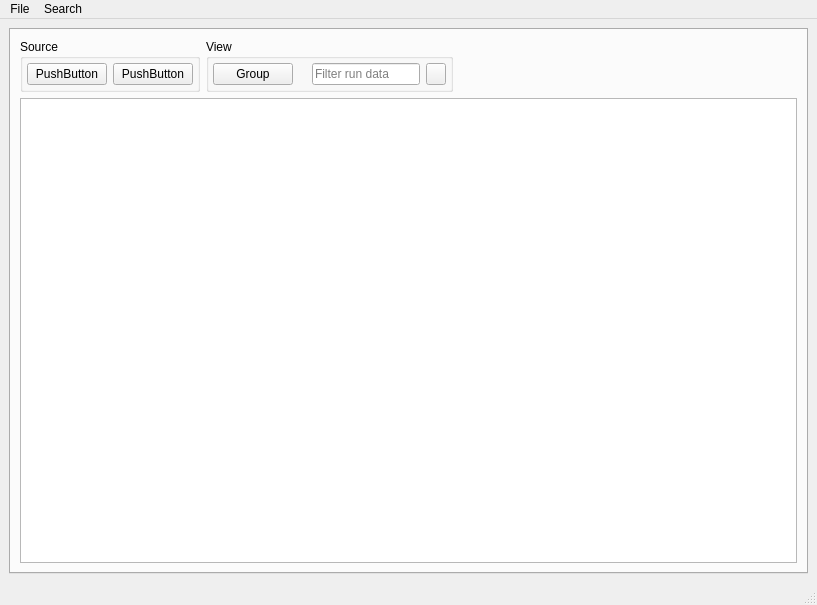
<?xml version="1.0" encoding="UTF-8"?>
<ui version="4.0">
 <class>MainWindow</class>
 <widget class="QMainWindow" name="MainWindow">
  <property name="geometry">
   <rect>
    <x>0</x>
    <y>0</y>
    <width>817</width>
    <height>605</height>
   </rect>
  </property>
  <property name="windowTitle">
   <string>JournalViewer2</string>
  </property>
  <widget class="QWidget" name="centralwidget">
   <property name="enabled">
    <bool>true</bool>
   </property>
   <layout class="QVBoxLayout" name="verticalLayout_3">
    <item>
     <widget class="QTabWidget" name="tabWidget">
      <property name="currentIndex">
       <number>0</number>
      </property>
      <property name="tabsClosable">
       <bool>true</bool>
      </property>
      <property name="movable">
       <bool>true</bool>
      </property>
      <property name="tabBarAutoHide">
       <bool>true</bool>
      </property>
      <widget class="QWidget" name="dataTab">
       <property name="sizePolicy">
        <sizepolicy hsizetype="Expanding" vsizetype="Expanding">
         <horstretch>0</horstretch>
         <verstretch>0</verstretch>
        </sizepolicy>
       </property>
       <attribute name="title">
        <string>Data</string>
       </attribute>
       <layout class="QHBoxLayout" name="horizontalLayout_4">
        <item>
         <layout class="QVBoxLayout" name="verticalLayout_2">
          <item>
           <layout class="QHBoxLayout" name="horizontalLayout">
            <item>
             <widget class="QGroupBox" name="groupBox">
              <property name="title">
               <string>Source</string>
              </property>
              <layout class="QHBoxLayout" name="horizontalLayout_5">
               <property name="leftMargin">
                <number>4</number>
               </property>
               <property name="topMargin">
                <number>4</number>
               </property>
               <property name="rightMargin">
                <number>4</number>
               </property>
               <property name="bottomMargin">
                <number>4</number>
               </property>
               <item>
                <widget class="QPushButton" name="instrumentButton">
                 <property name="contextMenuPolicy">
                  <enum>Qt::CustomContextMenu</enum>
                 </property>
                 <property name="text">
                  <string>PushButton</string>
                 </property>
                </widget>
               </item>
               <item>
                <widget class="QPushButton" name="cycleButton">
                 <property name="contextMenuPolicy">
                  <enum>Qt::CustomContextMenu</enum>
                 </property>
                 <property name="text">
                  <string>PushButton</string>
                 </property>
                </widget>
               </item>
              </layout>
             </widget>
            </item>
            <item>
             <widget class="QGroupBox" name="groupBox_2">
              <property name="title">
               <string>View</string>
              </property>
              <layout class="QHBoxLayout" name="horizontalLayout_7">
               <property name="leftMargin">
                <number>4</number>
               </property>
               <property name="topMargin">
                <number>4</number>
               </property>
               <property name="rightMargin">
                <number>4</number>
               </property>
               <property name="bottomMargin">
                <number>4</number>
               </property>
               <item>
                <widget class="QPushButton" name="groupButton">
                 <property name="sizePolicy">
                  <sizepolicy hsizetype="Maximum" vsizetype="Fixed">
                   <horstretch>0</horstretch>
                   <verstretch>0</verstretch>
                  </sizepolicy>
                 </property>
                 <property name="text">
                  <string>Group</string>
                 </property>
                 <property name="icon">
                  <iconset>
                   <normaloff>:/group.svg</normaloff>:/group.svg</iconset>
                 </property>
                 <property name="checkable">
                  <bool>true</bool>
                 </property>
                </widget>
               </item>
               <item>
                <widget class="QLabel" name="label">
                 <property name="sizePolicy">
                  <sizepolicy hsizetype="Preferred" vsizetype="Preferred">
                   <horstretch>0</horstretch>
                   <verstretch>0</verstretch>
                  </sizepolicy>
                 </property>
                 <property name="maximumSize">
                  <size>
                   <width>15</width>
                   <height>15</height>
                  </size>
                 </property>
                 <property name="text">
                  <string/>
                 </property>
                 <property name="pixmap">
                  <pixmap>:/filter.svg</pixmap>
                 </property>
                 <property name="scaledContents">
                  <bool>true</bool>
                 </property>
                </widget>
               </item>
               <item>
                <widget class="QLineEdit" name="filterBox">
                 <property name="sizePolicy">
                  <sizepolicy hsizetype="Preferred" vsizetype="Fixed">
                   <horstretch>0</horstretch>
                   <verstretch>0</verstretch>
                  </sizepolicy>
                 </property>
                 <property name="placeholderText">
                  <string>Filter run data</string>
                 </property>
                </widget>
               </item>
               <item>
                <widget class="QPushButton" name="clearSearchButton">
                 <property name="sizePolicy">
                  <sizepolicy hsizetype="Maximum" vsizetype="Fixed">
                   <horstretch>0</horstretch>
                   <verstretch>0</verstretch>
                  </sizepolicy>
                 </property>
                 <property name="maximumSize">
                  <size>
                   <width>20</width>
                   <height>16777215</height>
                  </size>
                 </property>
                 <property name="text">
                  <string/>
                 </property>
                 <property name="icon">
                  <iconset>
                   <normaloff>:/cross.svg</normaloff>:/cross.svg</iconset>
                 </property>
                </widget>
               </item>
              </layout>
             </widget>
            </item>
            <item>
             <spacer name="horizontalSpacer">
              <property name="orientation">
               <enum>Qt::Horizontal</enum>
              </property>
              <property name="sizeHint" stdset="0">
               <size>
                <width>40</width>
                <height>20</height>
               </size>
              </property>
             </spacer>
            </item>
           </layout>
          </item>
          <item>
           <widget class="QTableView" name="runDataTable">
            <property name="selectionBehavior">
             <enum>QAbstractItemView::SelectRows</enum>
            </property>
            <property name="verticalScrollMode">
             <enum>QAbstractItemView::ScrollPerPixel</enum>
            </property>
            <property name="horizontalScrollMode">
             <enum>QAbstractItemView::ScrollPerPixel</enum>
            </property>
            <property name="sortingEnabled">
             <bool>true</bool>
            </property>
           </widget>
          </item>
         </layout>
        </item>
       </layout>
      </widget>
     </widget>
    </item>
   </layout>
  </widget>
  <widget class="QMenuBar" name="menubar">
   <property name="geometry">
    <rect>
     <x>0</x>
     <y>0</y>
     <width>817</width>
     <height>24</height>
    </rect>
   </property>
   <widget class="QMenu" name="menuFile">
    <property name="title">
     <string>File</string>
    </property>
    <addaction name="actionSetLocalSource"/>
    <addaction name="actionClearLocalSource"/>
    <addaction name="separator"/>
    <addaction name="actionMountPoint"/>
    <addaction name="actionClearMountPoint"/>
    <addaction name="separator"/>
    <addaction name="action_Quit"/>
   </widget>
   <widget class="QMenu" name="menuFind">
    <property name="title">
     <string>Search</string>
    </property>
    <widget class="QMenu" name="menuSearch_across_cycles">
     <property name="title">
      <string>Search across cycles</string>
     </property>
     <addaction name="actionMassSearchRB_No"/>
     <addaction name="actionMassSearchTitle"/>
     <addaction name="actionMassSearchUser"/>
     <addaction name="actionMassSearchRunRange"/>
     <addaction name="actionMassSearchDateRange"/>
    </widget>
    <widget class="QMenu" name="menuGo_to_specific_run_number">
     <property name="title">
      <string>Go to specific value</string>
     </property>
     <addaction name="actionRun_Number"/>
    </widget>
    <addaction name="actionSearch"/>
    <addaction name="actionSelectNext"/>
    <addaction name="actionSelectPrevious"/>
    <addaction name="actionSelectAll"/>
    <addaction name="separator"/>
    <addaction name="menuSearch_across_cycles"/>
    <addaction name="actionClear_cached_searches"/>
    <addaction name="separator"/>
    <addaction name="menuGo_to_specific_run_number"/>
   </widget>
   <addaction name="menuFile"/>
   <addaction name="menuFind"/>
  </widget>
  <widget class="QStatusBar" name="statusbar"/>
  <action name="actionMassSearchRB_No">
   <property name="text">
    <string>RB No.</string>
   </property>
  </action>
  <action name="actionMassSearchTitle">
   <property name="text">
    <string>Title</string>
   </property>
  </action>
  <action name="actionMassSearchUser">
   <property name="text">
    <string>User</string>
   </property>
  </action>
  <action name="actionMassSearchRunRange">
   <property name="text">
    <string>Run Range</string>
   </property>
  </action>
  <action name="actionMassSearchDateRange">
   <property name="text">
    <string>Date Range</string>
   </property>
  </action>
  <action name="actionClear_cached_searches">
   <property name="text">
    <string>Clear cached searches</string>
   </property>
  </action>
  <action name="action_Quit">
   <property name="text">
    <string>&amp;Quit</string>
   </property>
  </action>
  <action name="actionSearch">
   <property name="text">
    <string>&amp;Find</string>
   </property>
   <property name="shortcut">
    <string>Ctrl+F</string>
   </property>
  </action>
  <action name="actionSelectNext">
   <property name="text">
    <string>Find Next</string>
   </property>
   <property name="shortcut">
    <string>F3</string>
   </property>
  </action>
  <action name="actionSelectPrevious">
   <property name="text">
    <string>Find Previous</string>
   </property>
   <property name="shortcut">
    <string>Shift+F3</string>
   </property>
  </action>
  <action name="actionSelectAll">
   <property name="text">
    <string>Select All Occurrences</string>
   </property>
   <property name="shortcut">
    <string>Ctrl+F3</string>
   </property>
  </action>
  <action name="actionRun_Number">
   <property name="text">
    <string>Run Number</string>
   </property>
  </action>
  <action name="actionClearLocalSource">
   <property name="text">
    <string>Clear local journal source</string>
   </property>
  </action>
  <action name="actionSetLocalSource">
   <property name="text">
    <string>Set local journal source</string>
   </property>
  </action>
  <action name="actionMountPoint">
   <property name="text">
    <string>Set nexus archive location</string>
   </property>
  </action>
  <action name="actionClearMountPoint">
   <property name="text">
    <string>Clear nexus archive location</string>
   </property>
  </action>
 </widget>
 <resources/>
 <connections/>
</ui>
